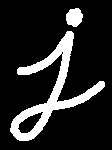
#> input picture computer_vision/shapes/letterj.png, 112 x 150 px, found by its file name
$ jupyter execute --allow-errors OpenCV.ipynb   (shell and % lines are left out)   (older library calls are emulated)
#> lines starting #> are read from the running program, lines starting #| are printed output that depends on the picture; after the words box and inside, x2 and y2 are one past the last pixel; in counts of white or black regions, pixels touching at a corner belong together
[cell 1]
from __future__ import print_function
import ganymede
ganymede.configure('uav.beaver.works')
#> (this line was passed over: ganymede is not available in this run)
import matplotlib.pyplot as plt
import numpy as np
import cv2

## Fill in your name below

[cell 2]
SUBMITTER = "Spencer Ng"

def check(p): ganymede.update(p,True)
#> called with p = 0
#> (this line was passed over: ganymede is not available in this run)
check(0)

## Note

`cv2.imshow()` will not work in a notebook, even though the OpenCV tutorials use it. Instead, use `plt.imshow` and family to visualize your results.

[cell 3]
lightningbolt      = cv2.imread('lightningbolt.png', cv2.IMREAD_GRAYSCALE)
blob               = cv2.imread('blob.png', cv2.IMREAD_GRAYSCALE)
star               = cv2.imread('star.png', cv2.IMREAD_GRAYSCALE)
squishedstar       = cv2.imread('squishedstar.png', cv2.IMREAD_GRAYSCALE)
squishedturnedstar = cv2.imread('squishedturnedstar.png', cv2.IMREAD_GRAYSCALE)
letterj            = cv2.imread('letterj.png', cv2.IMREAD_GRAYSCALE)
#> letterj: shape (150, 112); 15.3% white; 2 white regions, box (x1, y1, x2, y2) and area: (10, 31, 105, 141) 2331, (66, 8, 83, 27) 245

images = [lightningbolt, blob, star, squishedstar, squishedturnedstar, letterj]

fig,ax = plt.subplots(nrows=3, ncols=2)
#> (the rest of this cell did not finish here and is left out)

#> (a cell that did not finish here is left out)

## Question:

What would you expect the value to be, visually? What explains the actual value?

I would expect the value to be 2, as there appears to be only two colors/intensities in each image,  white (255) and black (0). However, the edges between the white and black contain many shades of grey, which explains the actual value.

## Thresholding

https://docs.opencv.org/3.4.1/d7/d4d/tutorial_py_thresholding.html

[cell 5]
_, lightningbolt = cv2.threshold(cv2.imread('lightningbolt.png', cv2.IMREAD_GRAYSCALE),100,255,cv2.THRESH_BINARY)

#> (the rest of this cell did not finish here and is left out)

## Question
What happens when the above values are used for thresholding? What is a "good" value for thresholding the above images? Why?

100 is a good value for thresholding the above images, as it eliminates the "non-pure" blacks and changes their intensity to 0, without turning the "non-pure" whites into blacks, which would happen with a higher threshold value.

# Exercises

**Steps**

1. Read each tutorial
    * Skim all parts of each tutorial to understand what each operation does
    * Focus on the part you will need for the requested transformation
2. Apply the transformation and visualize it

## 1. Blend lightningbolt and blob together
https://docs.opencv.org/3.4.1/d0/d86/tutorial_py_image_arithmetics.html

*Remember:* Don't use `imshow` from OpenCV, use `imshow` from `matplotlib`

[cell 6]
# 1. Blend
lb = cv2.imread('lightningbolt.png', cv2.IMREAD_GRAYSCALE)
#> (the rest of this cell did not finish here and is left out)

## 2. Find a ROI which contains the point of the lightning bolt

https://docs.opencv.org/3.4.1/d3/df2/tutorial_py_basic_ops.html

#> (a cell that did not finish here is left out)

## 3. Use an averaging kernel on the letter j

https://docs.opencv.org/3.4.1/d4/d13/tutorial_py_filtering.html

[cell 8]
# 3.
# TODO

kernel = np.ones((10,10),np.float32)/100
result_avg = cv2.filter2D(letterj,-1,kernel)
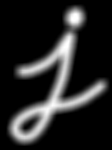
#> result_avg: shape (150, 112); min 0, max 255, mean 39.1

plt.imshow(result_avg, "gray")

# Morphology

https://docs.opencv.org/3.4.1/d9/d61/tutorial_py_morphological_ops.html

## 4. Perform erosion on j with a 3x3 kernel

[cell 9]
# 4
kernel = np.ones((3,3),np.uint8)
erosion = cv2.erode(letterj,kernel,iterations = 1)
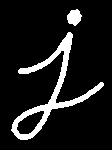
#> erosion: shape (150, 112); 10.7% white; 2 white regions, box (x1, y1, x2, y2) and area: (11, 32, 104, 140) 1614, (67, 9, 82, 26) 177
plt.imshow(erosion, "gray")

## 5. Perform erosion on j with a 5x5 kernel

[cell 10]
# 5
kernel = np.ones((5,5),np.uint8)
erosion = cv2.erode(letterj,kernel,iterations = 1)
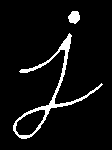
#> erosion: shape (150, 112); 6% white; 2 white regions, box (x1, y1, x2, y2) and area: (13, 33, 103, 139) 898, (68, 11, 80, 24) 117
plt.imshow(erosion, "gray")

## 6. Perform erosion on j with __two__ iterations, using a kernel size of your choice

Hint: look at the OpenCV API documentation. It is possible to perform two iterations of erosion in one line of Python!

https://docs.opencv.org/3.4.1/d4/d86/group__imgproc__filter.html#gaeb1e0c1033e3f6b891a25d0511362aeb

[cell 11]
# 6
kernel = np.ones((3,3),np.uint8)
erosion = cv2.erode(letterj,kernel,iterations = 2)
plt.imshow(erosion, "gray")

## 7. Perform dilation on j with a 3x3 kernel

[cell 12]
# 7
plt.imshow(cv2.dilate(letterj, kernel), "gray")
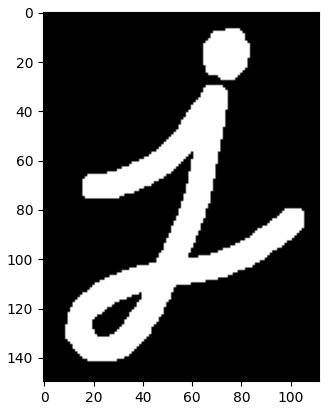
#> figure drawn by matplotlib, 1 panel

## 8. Perform dilation on j with a 5x5 kernel

[cell 13]
# 8
kernel = np.ones((5,5),np.uint8)
plt.imshow(cv2.dilate(letterj, kernel), "gray")
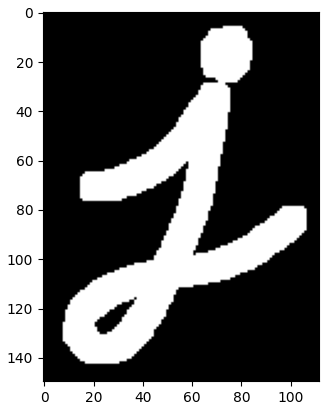
#> figure drawn by matplotlib, 1 panel
